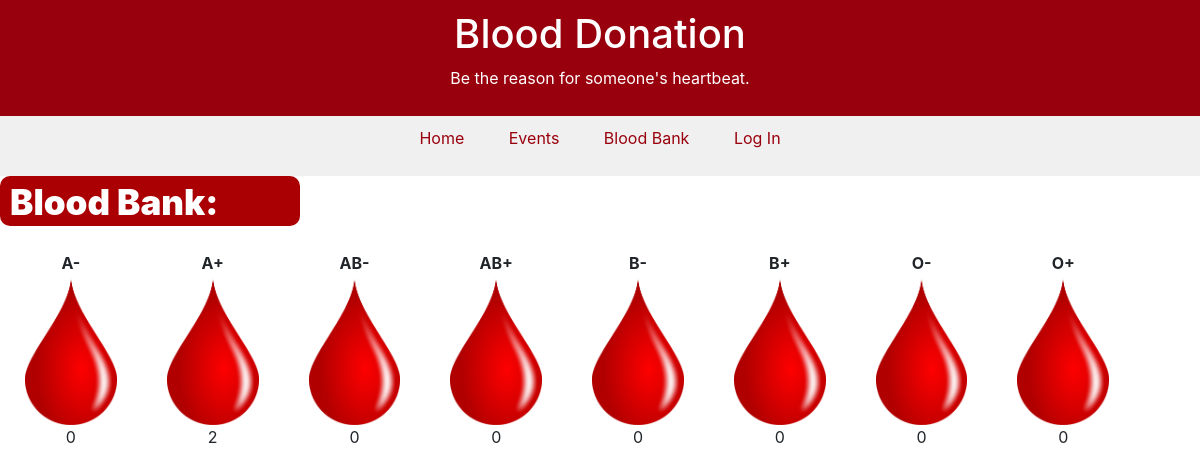
Screenshot of /bloodbank.php with the database file from the repository.
### tables this page shows
CREATE TABLE `blood_bottle` (
  `blood` varchar(3) NOT NULL,
  `bottle` int(11) NOT NULL
);

### bloodbank.php (the view, shortened to what this page needs)
<!DOCTYPE html>
<html lang="en">
<head>
    <link rel="stylesheet" href="https://cdn.jsdelivr.net/npm/bootstrap@4.6.1/dist/css/bootstrap.min.css">
</head>
<body>
    <div class="header">
        <h1>Blood Donation</h1>
        <p>Be the reason for someone's heartbeat.</p>
    </div>
    <div class="nav">
  <ul style="list-style: none;">
    <a href="/Blood_donaction/">
      <li class="navitem">Home</li>
  </a>
  <a href="events.php">
      <li class="navitem">Events</li>
  </a>
  <a href="bloodbank.php">
      <li class="navitem">Blood Bank</li>
  </a><?php
    if (isset($_SESSION['emailid'])) {
        echo"<a href='addevent.php'>
      <li class='navitem'>Add Event</li>
      </a>
      <a href='donorform.php'>
      <li class='navitem'>Fill Donor Forms</li>
      </a>
      <a href='updateblood.php'>
      <li class='navitem'>Update Blood Bank</li>
      </a>
      <a href='logout.php'>
      <li class='navitem'>Log Out</li>
      </a>";
    }
    else {
      echo "<a href='Loginpage/'>
      <li class='navitem'>Log In</li>
      </a>";
    }
  ?>
  </ul>
</div>
    <div
        style="background-color:#AB0003;font-size:35px;height:50px;padding-left:10px;font-weight:900 ;width:300px;color:white;border-radius:10px">
        Blood Bank:</div>
    <div style="text-align: center;margin: auto;">
    <?php
    $servername = "localhost";
    $username = "root";
    $password = "";
    $dbname = "blood_donaction";
    $conn = new mysqli($servername, $username, $password, $dbname);
    $sql = "SELECT blood, bottle FROM blood_bottle";
    $result = $conn->query($sql);
    if ($result->num_rows > 0) {
        while($row = $result->fetch_assoc()) {
            echo "<div style='margin:25px;float:left;display:block'>
            <table class='a'>
                <tr>
                    <th class='b'>".$row["blood"]."</sup></th>
                </tr>
                <tr>
                    <td class='c'><img src='blood_drop.png' height='150px' position='absolute'></td>
                </tr>
                <tr>
                    <td class='d'>".$row["bottle"]."</td>
                </tr>
            </table>
            </div>";
        }
    } else {
        echo "0 results";
    }
?>
    </div>
</body>

### bloodbank.php (style rules this page uses)
* { margin: 0; padding: 0; box-sizing: border-box; }
.header { padding: 10px; text-align: center; background: #99000d; color: white; }
.nav { justify-content: center; display: flex; padding: 10px 10px; background: rgb(240, 240, 240); color: white; }
* { width: auto; margin: 0; padding: 0; }
.navitem { display: inline; color: #99000d; column-gap: 20px; padding: 20px; }
a:link { text-decoration: none; }

### rows the page displays
blood_bottle: blood "A-", bottle "0"
blood_bottle: blood "A+", bottle "2"
blood_bottle: blood "AB-", bottle "0"
blood_bottle: blood "AB+", bottle "0"
blood_bottle: blood "B-", bottle "0"
blood_bottle: blood "B+", bottle "0"
blood_bottle: blood "O-", bottle "0"
blood_bottle: blood "O+", bottle "0"
